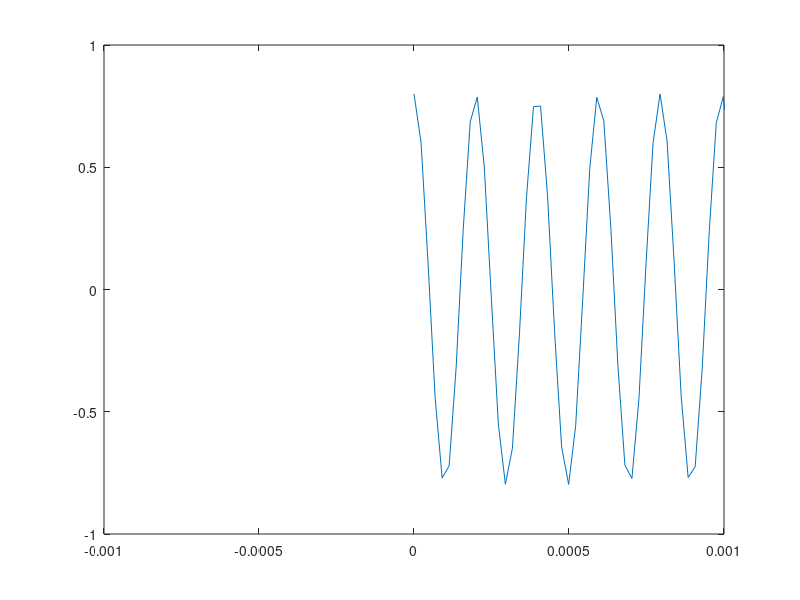
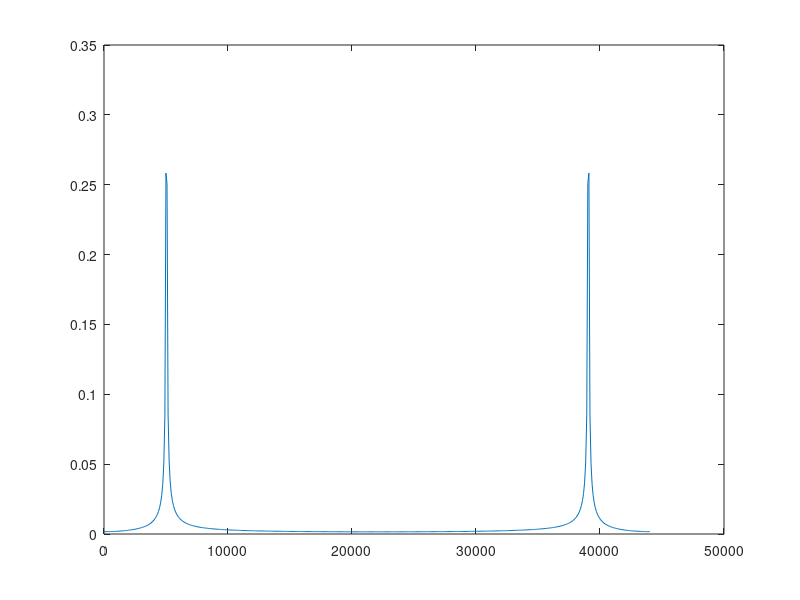

Write the MATLAB code that produced these figures, in order.
fc = 44100;
sinc = 1/fc;
dur = 0.1;
t = [0:sinc:dur-sinc];

winsize = 512;
binsize = fc/winsize;

freq = 5038;
amp = 0.8;

x = amp*(exp(i*2*pi*freq*t)+exp(-i*2*pi*freq*t))/2;

F = [0:binsize:(fc-binsize)];

xsize = size(x,2);

x1 = x(1:winsize);
t1 = t(1:winsize);

Y = zeros(1, winsize);

for k = 1:winsize
	anal = exp(-i*2*pi*F(k)*t1);
	Y(k) = sum(x1.*anal);
end

figure(1)
plot(t, x)
axis([-0.001 0.001 -1 1 ])

figure(2)
plot(F, abs(Y)/winsize)
